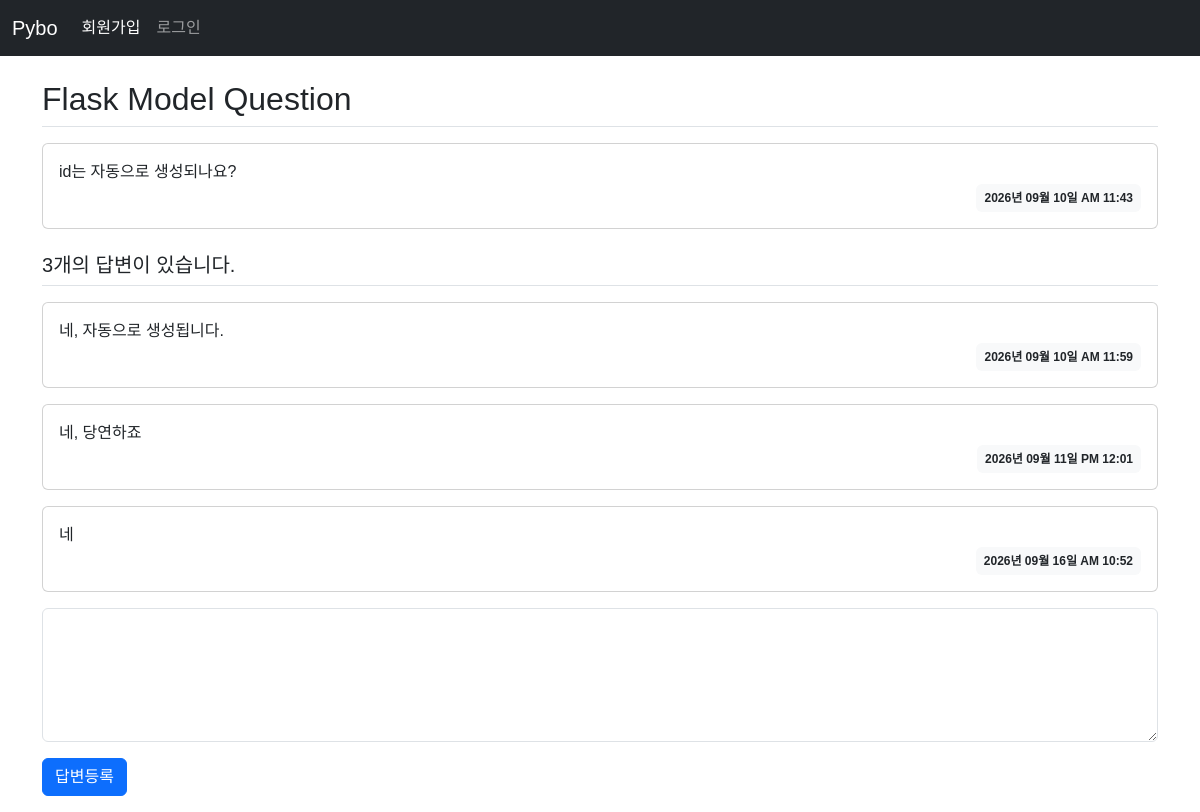
/question/detail/2, run on the app's committed database.
### pybo/models.py (models this page shows)
class Question(db.Model):
    id = db.Column(db.Integer, primary_key=True)
    subject = db.Column(db.String(200), nullable=False)
    content = db.Column(db.Text, nullable=False)
    create_date = db.Column(db.DateTime, nullable=False)

class Answer(db.Model):
    id = db.Column(db.Integer, primary_key=True)
    question_id = db.Column(db.Integer, db.ForeignKey('question.id', ondelete='CASCADE'))
    question = db.relationship(Question, backref=db.backref('answer_set'))
    content = db.Column(db.Text, nullable=False)
    create_date = db.Column(db.DateTime, nullable=False)

### pybo/views/question_views.py (the view)
@bp.route('/detail/<int:question_id>')
def detail(question_id):
    form = AnswerForm()  # 질문 상세 템플릿에 폼 추가
    question = Question.query.get_or_404(question_id)
    return render_template('question/question_detail.html', question=question, form=form)

### pybo/forms.py
class AnswerForm(FlaskForm):
    content = TextAreaField('내용', validators=[DataRequired('내용은 필수 입력 항목입니다.')])
    submit = SubmitField('답변등록')

### pybo/filter.py (called while the page is built)
def format_datetime(value, fmt='%Y년 %m월 %d일 %p %I:%M'):
    return value.strftime(fmt)

### pybo/templates/question/question_detail.html (shortened to what this page needs)
{% extends 'base.html' %}
{% block content %}
<div class="container my-3">
    <h2 class="border-bottom py-2">{{ question.subject }}</h2>
    <div class="card my-3">
        <div class="card-body">
            <div class="card-text" style="white-space: pre-line;">{{ question.content }}</div>
            <div class="d-flex justify-content-end">
                <div class="badge bg-light text-dark p-2">
                    {{ question.create_date | datetime }}
                </div>
            </div>
        </div>
    </div>
    <h5 class="border-bottom my-3 py-2">{{ question.answer_set | length }}개의 답변이 있습니다.</h5>
    {% for answer in question.answer_set %}
    <div class="card my-3">
        <div class="card-body">
            <div class="card-text" style="white-space: pre-line;">{{ answer.content }}</div>
            <div class="d-flex justify-content-end">
                <div class="badge bg-light text-dark p-2">
                    {{ answer.create_date | datetime }}
                </div>
            </div>
        </div>
    </div>
    {% endfor %}
    <form action="{{ url_for('answer.create', question_id=question.id) }}" method="post" class="my-3" novalidate>
        <div class="mb-3">
            {{ form.content(class='form-control', rows='5') }}
        </div>
        {{ form.submit(class="btn btn-primary") }}
    </form>
</div>
{% endblock %}

### pybo/static/style.css (style rules this page uses)
body { font-family: "Noto Sans KR", sans-serif; font-weight: 400; }

### data on the page
Question: subject "Flask Model Question", content "id는 자동으로 생성되나요?", create_date "2026년 09월 10일 AM 11:43"
Answer: content "네, 자동으로 생성됩니다.", create_date "2026년 09월 10일 AM 11:59"
Answer: content "네, 당연하죠", create_date "2026년 09월 11일 PM 12:01"
Answer: content "네", create_date "2026년 09월 16일 AM 10:52"

### other printed values
{{ question.answer_set | length }} "3"
